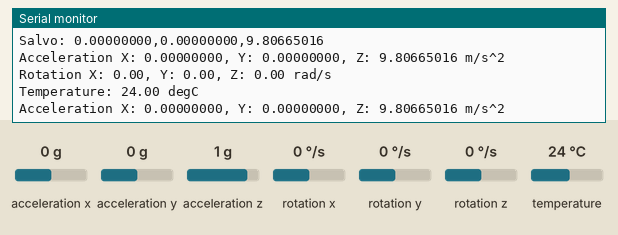
Simulated run of this sketch. Board: ESP32. Shown: the last lines printed to the serial monitor. The test bench sets the inputs (shaded band); at power-on: acceleration x 0 g, acceleration y 0 g, acceleration z 1 g, rotation x 0 °/s, rotation y 0 °/s, rotation z 0 °/s, temperature 24 °C. Storage starts empty.

Above: at 1.3 s.
1.4 s: acceleration x set to -1.4 g
At 2.1 s:
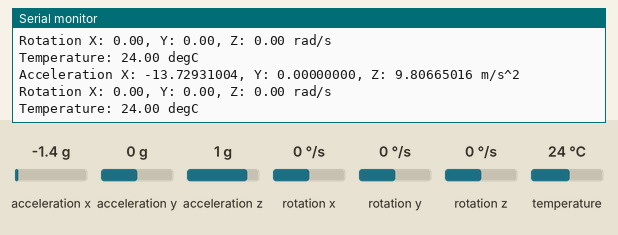
2.9 s: acceleration y set to -1.4 g
At 3.5 s:
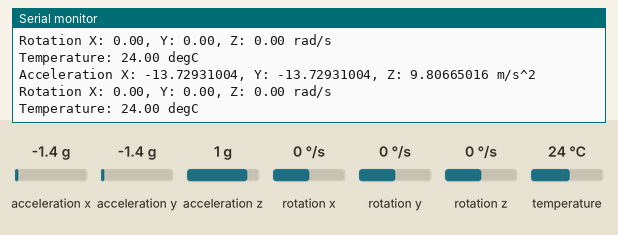
4.4 s: acceleration z set to -1.4 g
At 4.9 s:
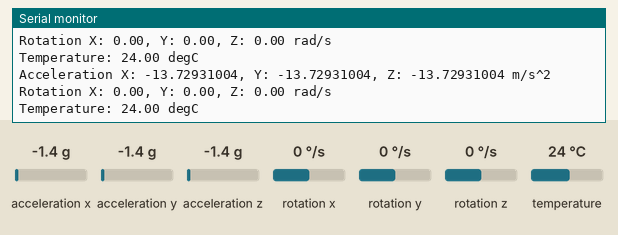
5.9 s: rotation x set to -192 °/s
At 6.5 s:
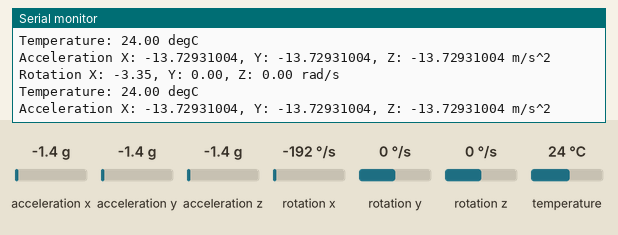
7.4 s: rotation y set to -192 °/s
At 8.3 s:
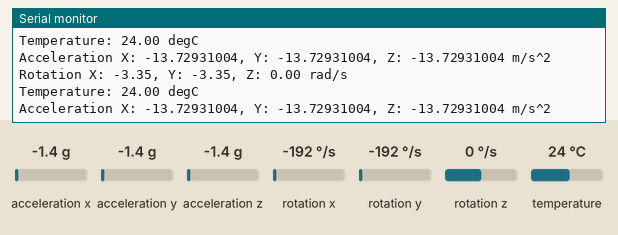

The sketch:

spifss_MPU6050.ino
```cpp
// Basic demo for accelerometer readings from Adafruit MPU6050

#include <Adafruit_MPU6050.h>
#include <Adafruit_Sensor.h>
#include <Wire.h>

#include "FS.h"
#include "SPIFFS.h"


unsigned long lastSave = 0;
const unsigned long interval = 50; // Salva a cada 20hz
const unsigned long limiteLinhas = 100;
unsigned long contadorLinhas = 0;
float Ax,Ay,Az;

Adafruit_MPU6050 mpu;

void setup(void) {
  Serial.begin(115200);

  if (!SPIFFS.begin(true)) {
    Serial.println("Falha ao montar SPIFFS");
    return;
  }

  // Cria o arquivo e escreve o cabeçalho se não existir
  if (!SPIFFS.exists("/dados.csv")) {
    File file = SPIFFS.open("/dados.csv", FILE_WRITE);
    if (file) {
      file.println("tempo,temperatura");
      file.close();
    }
  }

  while (!Serial)
    delay(10); // will pause Zero, Leonardo, etc until serial console opens

  Serial.println("Adafruit MPU6050 test!");

  // Try to initialize!
  if (!mpu.begin()) {
    Serial.println("Failed to find MPU6050 chip");
    while (1) {
      delay(10);
    }
  }
  Serial.println("MPU6050 Found!");

  mpu.setAccelerometerRange(MPU6050_RANGE_16_G);
  Serial.print("Accelerometer range set to: ");
  switch (mpu.getAccelerometerRange()) {
  case MPU6050_RANGE_2_G:
    Serial.println("+-2G");
    break;
  case MPU6050_RANGE_4_G:
    Serial.println("+-4G");
    break;
  case MPU6050_RANGE_8_G:
    Serial.println("+-8G");
    break;
  case MPU6050_RANGE_16_G:
    Serial.println("+-16G");
    break;
  }
  mpu.setGyroRange(MPU6050_RANGE_500_DEG);
  Serial.print("Gyro range set to: ");
  switch (mpu.getGyroRange()) {
  case MPU6050_RANGE_250_DEG:
    Serial.println("+- 250 deg/s");
    break;
  case MPU6050_RANGE_500_DEG:
    Serial.println("+- 500 deg/s");
    break;
  case MPU6050_RANGE_1000_DEG:
    Serial.println("+- 1000 deg/s");
    break;
  case MPU6050_RANGE_2000_DEG:
    Serial.println("+- 2000 deg/s");
    break;
  }

  mpu.setFilterBandwidth(MPU6050_BAND_260_HZ);
  Serial.print("Filter bandwidth set to: ");
  switch (mpu.getFilterBandwidth()) {
  case MPU6050_BAND_260_HZ:
    Serial.println("260 Hz");
    break;
  case MPU6050_BAND_184_HZ:
    Serial.println("184 Hz");
    break;
  case MPU6050_BAND_94_HZ:
    Serial.println("94 Hz");
    break;
  case MPU6050_BAND_44_HZ:
    Serial.println("44 Hz");
    break;
  case MPU6050_BAND_21_HZ:
    Serial.println("21 Hz");
    break;
  case MPU6050_BAND_10_HZ:
    Serial.println("10 Hz");
    break;
  case MPU6050_BAND_5_HZ:
    Serial.println("5 Hz");
    break;
  }

  Serial.println("");
  delay(100);
}

void loop() {

  /* Get new sensor events with the readings */
  sensors_event_t a, g, temp;
  mpu.getEvent(&a, &g, &temp);

  /* Print out the values */
  Serial.print("Acceleration X: ");
  Serial.print(a.acceleration.x,8);
  Serial.print(", Y: ");
  Serial.print(a.acceleration.y,8);
  Serial.print(", Z: ");
  Serial.print(a.acceleration.z,8);
  Serial.println(" m/s^2");

  Serial.print("Rotation X: ");
  Serial.print(g.gyro.x);
  Serial.print(", Y: ");
  Serial.print(g.gyro.y);
  Serial.print(", Z: ");
  Serial.print(g.gyro.z);
  Serial.println(" rad/s");

  Serial.print("Temperature: ");
  Serial.print(temp.temperature);
  Serial.println(" degC");

  Serial.println("");

  Ax=a.acceleration.x;
  Ay=a.acceleration.y;
  Az=a.acceleration.z;

  unsigned long now = millis();

  if(contadorLinhas<limiteLinhas){
      if (now - lastSave >= interval) {
        lastSave = now;
        contadorLinhas+=1;


        // Abre o arquivo para adicionar dados
        File file = SPIFFS.open("/dados.csv", FILE_APPEND);
        if (file) {
          file.printf("%.8f,%.8f,%.8f\n", Ax,Ay,Az); // tempo em segundos, temperatura
          file.close();
          Serial.printf("Salvo: %.8f,%.8f,%.8f\n", Ax,Ay,Az);
        } else {
          Serial.println("Erro ao abrir arquivo para escrita");
        }
      }
    }
  //delay(1000);


}
```

Measured:
- after the input at 1.4 s, the serial monitor: prints a new line at once (image 1)
- after the input at 2.9 s, the serial monitor: prints a new line at once (image 2)
- after the input at 4.4 s, the serial monitor: prints a new line at once (image 3)
- after the input at 5.9 s, the serial monitor: prints a new line at once (image 4)
- after the input at 7.4 s, the serial monitor: prints a new line at once (image 5)
